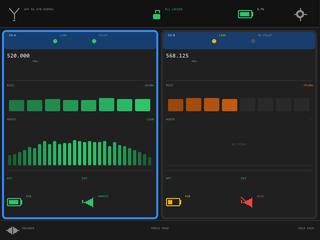

The Python source for this figure:
#!/usr/bin/env python3
# -*- coding: utf-8 -*-
"""
ui_rx.c 的离线预览渲染器 —— 只为"看图检查布局", 不参与编译。

它用的是 ui_rx.c 里那一套坐标常量与配色, 所以能提前发现:
  * 文字超出卡片 / 压到分隔线
  * 图标与文字错位
  * 条幅长度不够或溢出
改布局时先改这里看效果, 再同步到 C 代码, 免得反复烧板。

    python tools/ui_rx_preview.py
    -> tools/ui_rx_preview.png  (320 x 240)
"""
import math
import os

from PIL import Image, ImageDraw, ImageFont

SS = 4  # 超采样倍数, 让圆角和斜线不那么锯齿

W, H = 320, 240

# ---- 配色 (与 ui_rx.c 一致) ----
BG      = (0x1A, 0x1A, 0x1A)
BAR     = (0x12, 0x12, 0x12)
CARD    = (0x20, 0x20, 0x20)
LINE    = (0x2C, 0x2C, 0x2C)
TITLE   = (0x17, 0x3E, 0x6E)
BLUE    = (0x2E, 0x8B, 0xFF)
TEXT    = (0xEA, 0xEA, 0xEA)
DIM     = (0x8C, 0x8C, 0x8C)
TRACK   = (0x2A, 0x2A, 0x2A)
GREEN   = (0x2E, 0xC4, 0x6B)
YELLOW  = (0xEA, 0xB3, 0x08)
ORANGE  = (0xF9, 0x73, 0x16)
RED     = (0xEF, 0x44, 0x44)
GREY    = (0x50, 0x50, 0x50)

# ---- 布局 (与 ui_rx.c 一致) ----
STATUS_H = 28
HINT_Y = 220
CARD_Y, CARD_H, CARD_W = 30, 190, 157
CARD_AX, CARD_BX = 2, 161

TITLE_Y, TITLE_H = 2, 18
PAD = 5
CONTENT_W = CARD_W - 2 * PAD

FREQ_Y, FREQ_H, UNIT_X = 22, 26, 92
DIV1_Y = 50
RSSI_TXT_Y, RSSI_BAR_Y, RSSI_BAR_H = 53, 68, 14
AUD_TXT_Y, AUD_BAR_Y, AUD_BAR_H = 87, 102, 34
DIV2_Y = 140
ST1_Y, ST2_Y = 146, 164
TXT_H = 14
VAL_W = 56

ENV_COLS, ENV_BW, ENV_GAP = 29, 4, 1

FONT_DIR = "C:/Windows/Fonts"


def font(size):
    for name in ("consola.ttf", "consolab.ttf", "cour.ttf"):
        p = os.path.join(FONT_DIR, name)
        if os.path.exists(p):
            return ImageFont.truetype(p, size)
    return ImageFont.load_default()


F14 = font(12)
F24 = font(23)


def dim(c, pct):
    return tuple(int(v * pct / 100) for v in c)


def noise(phase, i):
    v = (phase + i * 37) & 0xFFFF
    v = (v * 1103 + 12345) & 0xFFFF
    v ^= v >> 8
    return v & 0xFF


RSSI_TH = [-97, -93, -89, -85, -80, -75, -69, -62]


def rssi_pct(dbm):
    n = 0
    for i, th in enumerate(RSSI_TH):
        if dbm >= th:
            n = i + 1
    return n * 100 // 8


def level_color(db, weak, bad):
    if db <= bad:
        return RED
    if db <= weak:
        return ORANGE
    if db <= weak + 15:
        return YELLOW
    return GREEN


class Canvas:
    def __init__(self):
        self.img = Image.new("RGB", (W * SS, H * SS), BG)
        self.d = ImageDraw.Draw(self.img)

    def rect(self, x, y, w, h, color, radius=0, outline=None, border=0):
        box = [x * SS, y * SS, (x + w - 1) * SS, (y + h - 1) * SS]
        self.d.rounded_rectangle(box, radius=radius * SS, fill=color,
                                 outline=outline, width=border * SS)

    def hline(self, y, x1, x2, color, w=1):
        self.d.rectangle([x1 * SS, y * SS, x2 * SS, (y + w - 1) * SS + SS - 1], fill=color)

    def vline(self, x, y1, y2, color, w=1):
        self.d.rectangle([x * SS, y1 * SS, (x + w - 1) * SS + SS - 1, y2 * SS], fill=color)

    def line(self, x1, y1, x2, y2, color, w=1):
        self.d.line([x1 * SS, y1 * SS, x2 * SS, y2 * SS], fill=color, width=w * SS)

    def circle(self, cx, cy, r, color):
        self.d.ellipse([(cx - r) * SS, (cy - r) * SS, (cx + r) * SS, (cy + r) * SS], fill=color)

    def ring(self, cx, cy, r_in, r_out, color):
        self.d.ellipse([(cx - r_out) * SS, (cy - r_out) * SS,
                        (cx + r_out) * SS, (cy + r_out) * SS], fill=color)
        self.d.ellipse([(cx - r_in) * SS, (cy - r_in) * SS,
                        (cx + r_in) * SS, (cy + r_in) * SS], fill=BG)

    def tri(self, xbase, xapex, yt, yb, color):
        # 与 C 里 rx_fill_tri 同一套逐行算法
        hgt = yb - yt
        if hgt < 2:
            return
        ymid = (yt + yb) // 2
        reach = hgt // 2
        for y in range(yt, yb + 1):
            dd = y - ymid if y > ymid else ymid - y
            xe = xbase + int((xapex - xbase) * (reach - dd) / reach)
            self.hline(y, min(xbase, xe), max(xbase, xe), color)

    def text(self, x, y, s, color, f=F14, align="left"):
        tw = self.d.textlength(s, font=f)
        if align == "right":
            x = x - tw / SS
        elif align == "center":
            x = x - tw / (2 * SS)
        self.d.text((x * SS, y * SS), s, font=f, fill=color)
        return tw / SS


def draw_icon(c, kind, x, y, w, h, color, level=100, slashed=False):
    if kind == "dot":
        c.circle(x + w // 2, y + h // 2, max(1, (min(w, h) - 1) // 2), color)
    elif kind == "ant":
        cx = x + w // 2
        c.vline(cx, y + h // 2, y + h - 1, color)
        c.line(cx - w // 2 + 1, y, cx, y + h // 2, color)
        c.line(cx + w // 2 - 1, y, cx, y + h // 2, color)
        c.hline(y + h, cx - 1, cx + 1, color)
    elif kind == "lock":
        cx = x + w // 2
        c.vline(cx - 2, y + 1, y + 4, color)
        c.vline(cx + 2, y + 1, y + 4, color)
        c.hline(y + 1, cx - 2, cx + 2, color)
        c.rect(x + 1, y + 5, w - 2, h - 5, color, radius=1)
    elif kind == "batt":
        c.rect(x, y, w - 1, h, None, radius=1, outline=color, border=1)
        c.rect(x + w - 2, y + 2, 2, h - 4, color)
        inner = w - 1 - 3
        fw = int(inner * level / 100)
        if fw > 0:
            c.rect(x + 2, y + 2, fw, h - 4, color)
    elif kind == "gear":
        cx, cy = x + w // 2, y + h // 2
        c.ring(cx, cy, 2, 4, color)
        c.vline(cx, y, y + 3, color)
        c.vline(cx, y + h - 3, y + h, color)
        c.hline(cy, x, x + 3, color)
        c.hline(cy, x + w - 3, x + w, color)
    elif kind == "spk":
        c.rect(x, y + h // 3, w // 4, h - 2 * (h // 3), color)
        c.tri(x + w, x + w // 4, y, y + h, color)
        if slashed:
            c.line(x, y, x + w, y + h, RED)
    elif kind == "tri_l":
        c.tri(x + w, x, y, y + h, color)
    elif kind == "tri_r":
        c.tri(x, x + w, y, y + h, color)


def draw_meter_seg(c, x, y, w, h, pct, phase, color, cells=8):
    gap = 2
    cw = (w - gap * (cells - 1)) // cells
    xoff = x + (w - (cw * cells + gap * (cells - 1))) // 2
    lit = (pct * cells + 50) // 100
    for i in range(cells):
        cx = xoff + i * (cw + gap)
        if i < lit:
            top = y + noise(phase, i) % 3
            c.rect(cx, top, cw, y + h - top, dim(color, 62 + i * 38 // (cells - 1)), radius=1)
        else:
            c.rect(cx, y, cw, h, TRACK, radius=1)


def draw_meter_env(c, x, y, w, h, pct, phase, color, n=ENV_COLS, bw=ENV_BW, gap=ENV_GAP):
    base = y + h - 1
    c.hline(base, x, x + w - 1, TRACK)
    if pct == 0:
        c.text(x + w / 2, y + h / 2 - 6, "NO SIGNAL", GREY, align="center")
        return
    span = n * bw + (n - 1) * gap
    x0 = x + (w - span) // 2
    mid = n - 1
    for i in range(n):
        win = (4 * i * (mid - i) * 100) // (mid * mid)
        win = 40 + win * 60 // 100
        amp = pct * h * win // 10000
        jit = noise(phase + i * 3, i) % 21 - 10
        amp += amp * jit // 100
        amp = max(2, min(amp, h - 1))
        bx = x0 + i * (bw + gap)
        c.rect(bx, base - amp + 1, bw, amp, dim(color, 10 + win * 90 // 100), radius=1)


def draw_card(c, cx, name, d):
    x = cx
    c.rect(x, CARD_Y, CARD_W, CARD_H, CARD, radius=4,
           outline=(BLUE if d["selected"] else LINE), border=2)

    # 标题栏
    c.rect(x + 2, CARD_Y + TITLE_Y, CARD_W - 4, TITLE_H, TITLE, radius=3)
    ty = CARD_Y + TITLE_Y
    c.text(x + 7, ty + 2, name, TEXT)

    dax = x + CARD_W - 6 - 101
    draw_icon(c, "dot", dax, ty + 6, 6, 6, d["link_color"])
    c.text(dax + 8, ty + 2, "LINK", d["link_color"] if d["link"] else DIM)

    dpx = x + CARD_W - 6 - 62
    draw_icon(c, "dot", dpx, ty + 6, 6, 6, d["pilot_color"])
    c.text(dpx + 8, ty + 2, d["pilot_txt"], d["pilot_color"] if d["pilot"] else DIM)

    # 频点
    fy = CARD_Y + FREQ_Y
    tw = c.text(x + PAD, fy + 1, d["freq"], TEXT, F24)
    c.text(x + PAD + tw + 3, fy + 8, "MHz", DIM)

    c.hline(CARD_Y + DIV1_Y, x + PAD, x + PAD + CONTENT_W - 1, LINE)

    vx = x + PAD + CONTENT_W - VAL_W
    # RSSI
    ry = CARD_Y + RSSI_TXT_Y
    c.text(x + PAD, ry + 1, "RSSI", DIM)
    c.text(vx + VAL_W, ry + 1, d["rssi_txt"], d["rssi_color"], align="right")
    draw_meter_seg(c, x + PAD, CARD_Y + RSSI_BAR_Y, CONTENT_W, RSSI_BAR_H,
                   d["rssi_pct"], d.get("phase", 7), d["rssi_color"])

    # AUDIO
    ay = CARD_Y + AUD_TXT_Y
    c.text(x + PAD, ay + 1, "AUDIO", DIM)
    c.text(vx + VAL_W, ay + 1, d["aud_txt"], d["aud_color"], align="right")
    draw_meter_env(c, x + PAD, CARD_Y + AUD_BAR_Y, CONTENT_W, AUD_BAR_H,
                   d["aud_pct"], d.get("phase", 7) + 3, d["aud_color"])

    c.hline(CARD_Y + DIV2_Y, x + PAD, x + PAD + CONTENT_W - 1, LINE)

    # 状态行
    s1 = CARD_Y + ST1_Y
    c.text(x + PAD, s1 + 1, "AFC", GREEN if d["afc"] else GREY)
    c.text(x + 80, s1 + 1, "DIV", GREEN if d["div"] else GREY)

    s2 = CARD_Y + ST2_Y
    draw_icon(c, "batt", x + PAD, s2 + 4, 16, 9, d["batt_color"], level=d["batt"])
    c.text(x + 24, s2 + 1, d["batt_txt"], d["batt_color"])
    draw_icon(c, "spk", x + 80, s2 + 3, 11, 10, d["mute_color"], slashed=d["muted"])
    c.text(x + 96, s2 + 1, "MUTE" if d["muted"] else "UNMUTE", d["mute_color"])


def build():
    c = Canvas()

    # 状态栏
    c.rect(0, 0, W, STATUS_H, BAR)
    c.hline(STATUS_H - 1, 0, W - 1, LINE)
    draw_icon(c, "ant", 8, 8, 12, 12, DIM)
    c.text(24, 8, "UHF RX 470-960MHz", DIM)
    draw_icon(c, "lock", 152, 9, 10, 11, GREEN)
    c.text(165, 8, "PLL LOCKED", GREEN)
    draw_icon(c, "batt", 238, 10, 16, 9, GREEN, level=85)
    c.text(257, 8, "3.7V", TEXT)
    draw_icon(c, "gear", 294, 8, 13, 13, DIM)

    ch_a = dict(
        selected=True, freq="520.000",
        link=True, pilot=True, link_color=GREEN, pilot_color=GREEN,
        pilot_txt="PILOT",
        rssi_txt="-62dBm", rssi_color=GREEN, rssi_pct=rssi_pct(-62),
        aud_txt="-12dB", aud_color=GREEN, aud_pct=80,
        afc=True, div=True, batt=85, batt_txt="85%", batt_color=GREEN,
        muted=False, mute_color=GREEN, phase=7,
    )
    ch_b = dict(
        selected=False, freq="568.125",
        link=True, pilot=False, link_color=YELLOW, pilot_color=GREY,
        pilot_txt="NO PILOT",
        rssi_txt="-85dBm", rssi_color=ORANGE, rssi_pct=rssi_pct(-85),
        aud_txt="--", aud_color=GREY, aud_pct=0,
        afc=True, div=True, batt=42, batt_txt="42%", batt_color=YELLOW,
        muted=True, mute_color=RED, phase=11,
    )
    draw_card(c, CARD_AX, "CH-A", ch_a)
    draw_card(c, CARD_BX, "CH-B", ch_b)

    # 提示栏
    c.hline(HINT_Y, 0, W - 1, LINE)
    draw_icon(c, "tri_l", 6, 226, 6, 8, DIM)
    draw_icon(c, "tri_r", 13, 226, 6, 8, DIM)
    c.text(22, HINT_Y + 7, "ENCODER", DIM)
    c.text(160, HINT_Y + 7, "PRESS MENU", DIM, align="center")
    c.text(314, HINT_Y + 7, "HOLD PAIR", DIM, align="right")

    out = c.img.resize((W, H), Image.LANCZOS)
    path = os.path.join(os.path.dirname(os.path.abspath(__file__)), "ui_rx_preview.png")
    out.save(path)
    print("saved:", path)
    return path


if __name__ == "__main__":
    build()
